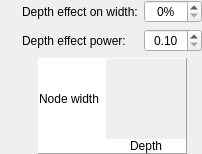
        <widget class="QWidget" name="widget_4" native="true">
         <layout class="QGridLayout" name="gridLayout_6">
          <property name="leftMargin">
           <number>0</number>
          </property>
          <property name="topMargin">
           <number>0</number>
          </property>
          <property name="rightMargin">
           <number>0</number>
          </property>
          <property name="bottomMargin">
           <number>0</number>
          </property>
          <item row="0" column="2">
           <widget class="InfoTextWidget" name="depthEffectOnWidthInfoText" native="true">
            <property name="sizePolicy">
             <sizepolicy hsizetype="Fixed" vsizetype="Fixed">
              <horstretch>0</horstretch>
              <verstretch>0</verstretch>
             </sizepolicy>
            </property>
            <property name="minimumSize">
             <size>
              <width>16</width>
              <height>16</height>
             </size>
            </property>
            <property name="toolTip">
             <string>This controls the degree to which a node's depth affects its width.&lt;br&gt;&lt;br&gt;
                                                   If set to 0%, all nodes will have the same width (equal to the average node width).</string>
            </property>
           </widget>
          </item>
          <item row="1" column="2">
           <widget class="InfoTextWidget" name="depthPowerInfoText" native="true">
            <property name="sizePolicy">
             <sizepolicy hsizetype="Fixed" vsizetype="Fixed">
              <horstretch>0</horstretch>
              <verstretch>0</verstretch>
             </sizepolicy>
            </property>
            <property name="minimumSize">
             <size>
              <width>16</width>
              <height>16</height>
             </size>
            </property>
            <property name="toolTip">
             <string>This is the power used in the function for determining node widths.</string>
            </property>
           </widget>
          </item>
          <item row="0" column="3">
           <widget class="QLabel" name="label_4">
            <property name="sizePolicy">
             <sizepolicy hsizetype="Minimum" vsizetype="Preferred">
              <horstretch>0</horstretch>
              <verstretch>0</verstretch>
             </sizepolicy>
            </property>
            <property name="text">
             <string>Depth effect on width:</string>
            </property>
           </widget>
          </item>
          <item row="0" column="4">
           <widget class="QDoubleSpinBox" name="depthEffectOnWidthSpinBox">
            <property name="sizePolicy">
             <sizepolicy hsizetype="Minimum" vsizetype="Fixed">
              <horstretch>0</horstretch>
              <verstretch>0</verstretch>
             </sizepolicy>
            </property>
            <property name="focusPolicy">
             <enum>Qt::StrongFocus</enum>
            </property>
            <property name="alignment">
             <set>Qt::AlignCenter</set>
            </property>
            <property name="suffix">
             <string>%</string>
            </property>
            <property name="decimals">
             <number>0</number>
            </property>
            <property name="minimum">
             <double>0.000000000000000</double>
            </property>
            <property name="maximum">
             <double>100.000000000000000</double>
            </property>
            <property name="singleStep">
             <double>5.000000000000000</double>
            </property>
           </widget>
          </item>
          <item row="1" column="4">
           <widget class="QDoubleSpinBox" name="depthPowerSpinBox">
            <property name="sizePolicy">
             <sizepolicy hsizetype="Minimum" vsizetype="Fixed">
              <horstretch>0</horstretch>
              <verstretch>0</verstretch>
             </sizepolicy>
            </property>
            <property name="focusPolicy">
             <enum>Qt::StrongFocus</enum>
            </property>
            <property name="alignment">
             <set>Qt::AlignCenter</set>
            </property>
            <property name="minimum">
             <double>0.100000000000000</double>
            </property>
            <property name="maximum">
             <double>1.000000000000000</double>
            </property>
            <property name="singleStep">
             <double>0.050000000000000</double>
            </property>
           </widget>
          </item>
          <item row="1" column="3">
           <widget class="QLabel" name="label_36">
            <property name="sizePolicy">
             <sizepolicy hsizetype="Minimum" vsizetype="Preferred">
              <horstretch>0</horstretch>
              <verstretch>0</verstretch>
             </sizepolicy>
            </property>
            <property name="text">
             <string>Depth effect power:</string>
            </property>
           </widget>
          </item>
          <item row="1" column="0">
           <spacer name="horizontalSpacer_9">
            <property name="orientation">
             <enum>Qt::Horizontal</enum>
            </property>
            <property name="sizeType">
             <enum>QSizePolicy::Expanding</enum>
            </property>
            <property name="sizeHint" stdset="0">
             <size>
              <width>0</width>
              <height>20</height>
             </size>
            </property>
           </spacer>
          </item>
          <item row="1" column="6">
           <spacer name="horizontalSpacer_5">
            <property name="orientation">
             <enum>Qt::Horizontal</enum>
            </property>
            <property name="sizeType">
             <enum>QSizePolicy::Expanding</enum>
            </property>
            <property name="sizeHint" stdset="0">
             <size>
              <width>0</width>
              <height>20</height>
             </size>
            </property>
           </spacer>
          </item>
          <item row="2" column="3" colspan="2">
           <widget class="QWidget" name="widget_7" native="true">
            <layout class="QHBoxLayout" name="horizontalLayout_3">
             <property name="leftMargin">
              <number>0</number>
             </property>
             <property name="topMargin">
              <number>0</number>
             </property>
             <property name="rightMargin">
              <number>0</number>
             </property>
             <property name="bottomMargin">
              <number>0</number>
             </property>
             <item>
              <spacer name="horizontalSpacer_7">
               <property name="orientation">
                <enum>Qt::Horizontal</enum>
               </property>
               <property name="sizeType">
                <enum>QSizePolicy::Expanding</enum>
               </property>
               <property name="sizeHint" stdset="0">
                <size>
                 <width>0</width>
                 <height>20</height>
                </size>
               </property>
              </spacer>
             </item>
             <item>
              <widget class="QFrame" name="frame">
               <property name="frameShape">
                <enum>QFrame::Panel</enum>
               </property>
               <property name="frameShadow">
                <enum>QFrame::Raised</enum>
               </property>
               <layout class="QGridLayout" name="gridLayout_5">
                <property name="leftMargin">
                 <number>0</number>
                </property>
                <property name="topMargin">
                 <number>0</number>
                </property>
                <property name="rightMargin">
                 <number>0</number>
                </property>
                <property name="bottomMargin">
                 <number>0</number>
                </property>
                <property name="spacing">
                 <number>0</number>
                </property>
                <item row="0" column="3">
                 <widget class="NodeWidthVisualAid" name="nodeWidthVisualAid" native="true">
                  <property name="sizePolicy">
                   <sizepolicy hsizetype="Fixed" vsizetype="Fixed">
                    <horstretch>0</horstretch>
                    <verstretch>0</verstretch>
                   </sizepolicy>
                  </property>
                  <property name="minimumSize">
                   <size>
                    <width>80</width>
                    <height>80</height>
                   </size>
                  </property>
                 </widget>
                </item>
                <item row="0" column="2">
                 <widget class="QLabel" name="label_38">
                  <property name="sizePolicy">
                   <sizepolicy hsizetype="Fixed" vsizetype="Preferred">
                    <horstretch>0</horstretch>
                    <verstretch>0</verstretch>
                   </sizepolicy>
                  </property>
                  <property name="minimumSize">
                   <size>
                    <width>5</width>
                    <height>0</height>
                   </size>
                  </property>
                  <property name="styleSheet">
                   <string notr="true">background-color: rgb(255, 255, 255)</string>
                  </property>
                  <property name="text">
                   <string/>
                  </property>
                 </widget>
                </item>
                <item row="0" column="1">
                 <widget class="VerticalLabel" name="label_37">
                  <property name="sizePolicy">
                   <sizepolicy hsizetype="Minimum" vsizetype="Preferred">
                    <horstretch>0</horstretch>
                    <verstretch>0</verstretch>
                   </sizepolicy>
                  </property>
                  <property name="styleSheet">
                   <string notr="true">background-color: rgb(255, 255, 255)</string>
                  </property>
                  <property name="text">
                   <string>Node width</string>
                  </property>
                  <property name="alignment">
                   <set>Qt::AlignCenter</set>
                  </property>
                 </widget>
                </item>
                <item row="1" column="1" colspan="2">
                 <widget class="QLabel" name="label_40">
                  <property name="styleSheet">
                   <string notr="true">background-color: rgb(255, 255, 255)</string>
                  </property>
                  <property name="text">
                   <string/>
                  </property>
                 </widget>
                </item>
                <item row="1" column="3">
                 <widget class="QLabel" name="label_39">
                  <property name="styleSheet">
                   <string notr="true">background-color: rgb(255, 255, 255)</string>
                  </property>
                  <property name="text">
                   <string>Depth</string>
                  </property>
                  <property name="alignment">
                   <set>Qt::AlignCenter</set>
                  </property>
                 </widget>
                </item>
               </layout>
              </widget>
             </item>
             <item>
              <spacer name="horizontalSpacer_6">
               <property name="orientation">
                <enum>Qt::Horizontal</enum>
               </property>
               <property name="sizeType">
                <enum>QSizePolicy::Expanding</enum>
               </property>
               <property name="sizeHint" stdset="0">
                <size>
                 <width>0</width>
                 <height>20</height>
                </size>
               </property>
              </spacer>
             </item>
            </layout>
           </widget>
          </item>
         </layout>
        </widget>
